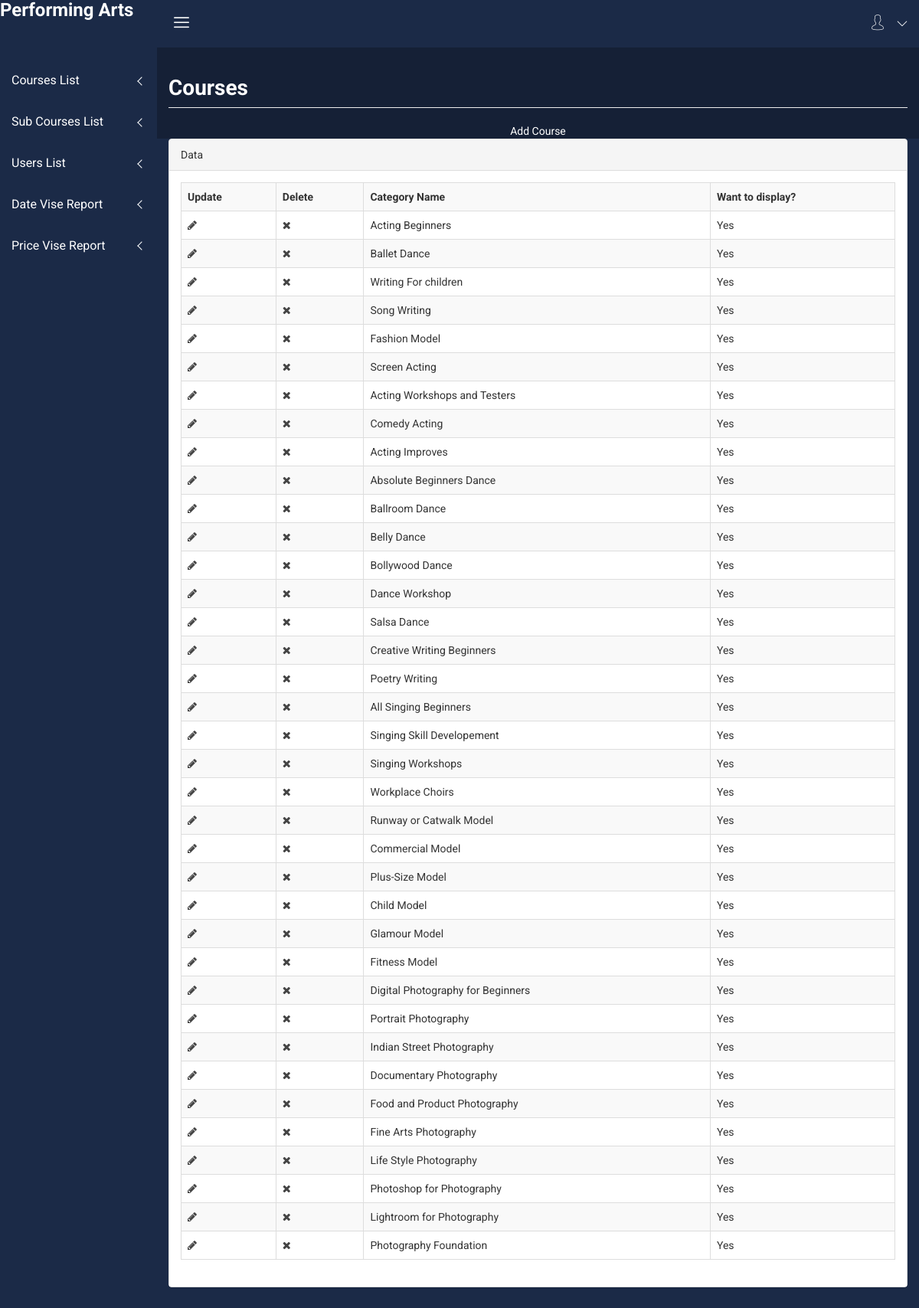
Screenshot of /admin-panel/subcatdisplay11.php with the database file from the repository.
### tables this page shows
CREATE TABLE `subcategory` (
  `scatid` int(6) NOT NULL,
  `scatname` varchar(50) NOT NULL,
  `scatimg` varchar(30) NOT NULL,
  `scatisdisplay` varchar(20) NOT NULL,
  `discription` varchar(1000) NOT NULL,
  `catid` int(6) NOT NULL
);

### admin-panel/subcatdisplay11.php (the view, shortened to what this page needs)
<?php
include_once("header11.php");
?>
<div class="col-lg-12">
                            <font color="white"><h1 class="page-header">Courses</h1></font>
                        </div>
<div align="center">
<a style="color:white" href="subcatinsert11.php">Add Course</a>
</div>
<div class="col-lg-12">
                            <div class="panel panel-default">
                                <div class="panel-heading">
                                    Data
                                </div>
                                <div class="panel-body">
                                    <div class="table-responsive">
<?php
$cnn=mysqli_connect("localhost","root","","mcaproject");
$qry="Select * from subcategory";
$result=$cnn->query($qry);
$str="<table class='table table-striped table-bordered table-hover dataTable no-footer' id='dataTables-example' role='grid' aria-describedby='dataTables-example_info'><tr><th>Update</th><th>Delete</th><th>Category Name</th><th>Want to display?</th></tr> ";
while($row=$result->fetch_assoc())
{
	$str.="<tr><td><a href='subcatupdate11.php?Id=".$row['scatid']."'><i class='fa fa-pencil'></i></a></td>
	<td><a href='subcatdelete11.php?Id=".$row['scatid']."'><i class='fa fa-times'></a></td>
	<Td>".$row["scatname"]."</td><td>".$row["scatisdisplay"]."</tr></td>";
}
$str.="</table>";
echo $str;
?>
</div>
										</div>
                            </div>
                        </div>
<?php
include_once("footer11.php");
?>

### admin-panel/css/main.css (style rules this page uses)
html { color: #222; font-size: 1em; line-height: 1.4; }

### rows the page displays
subcategory: scatname "Acting Beginners", scatisdisplay "Yes"
subcategory: scatname "Ballet Dance", scatisdisplay "Yes"
subcategory: scatname "Writing For children", scatisdisplay "Yes"
subcategory: scatname "Song Writing", scatisdisplay "Yes"
subcategory: scatname "Fashion Model", scatisdisplay "Yes"
subcategory: scatname "Screen Acting", scatisdisplay "Yes"
subcategory: scatname "Acting Workshops and Testers", scatisdisplay "Yes"
subcategory: scatname "Comedy Acting", scatisdisplay "Yes"
subcategory: scatname "Acting Improves", scatisdisplay "Yes"
subcategory: scatname "Absolute Beginners Dance", scatisdisplay "Yes"
subcategory: scatname "Ballroom Dance", scatisdisplay "Yes"
subcategory: scatname "Belly Dance", scatisdisplay "Yes"
subcategory: scatname "Bollywood Dance", scatisdisplay "Yes"
subcategory: scatname "Dance Workshop", scatisdisplay "Yes"
subcategory: scatname "Salsa Dance", scatisdisplay "Yes"
subcategory: scatname "Creative Writing Beginners", scatisdisplay "Yes"
subcategory: scatname "Poetry Writing", scatisdisplay "Yes"
subcategory: scatname "All Singing Beginners", scatisdisplay "Yes"
subcategory: scatname "Singing Skill Developement", scatisdisplay "Yes"
subcategory: scatname "Singing Workshops", scatisdisplay "Yes"
subcategory: scatname "Workplace Choirs", scatisdisplay "Yes"
subcategory: scatname "Runway or Catwalk Model", scatisdisplay "Yes"
subcategory: scatname "Commercial Model", scatisdisplay "Yes"
subcategory: scatname "Plus-Size Model", scatisdisplay "Yes"
subcategory: scatname "Child Model", scatisdisplay "Yes"
subcategory: scatname "Glamour Model", scatisdisplay "Yes"
subcategory: scatname "Fitness Model", scatisdisplay "Yes"
subcategory: scatname "Digital Photography for Beginners", scatisdisplay "Yes"
subcategory: scatname "Portrait Photography", scatisdisplay "Yes"
subcategory: scatname "Indian Street Photography", scatisdisplay "Yes"
subcategory: scatname "Documentary Photography", scatisdisplay "Yes"
subcategory: scatname "Food and Product Photography", scatisdisplay "Yes"
subcategory: scatname "Fine Arts Photography", scatisdisplay "Yes"
subcategory: scatname "Life Style Photography", scatisdisplay "Yes"
subcategory: scatname "Photoshop for Photography", scatisdisplay "Yes"
subcategory: scatname "Lightroom for Photography", scatisdisplay "Yes"
subcategory: scatname "Photography Foundation", scatisdisplay "Yes"
